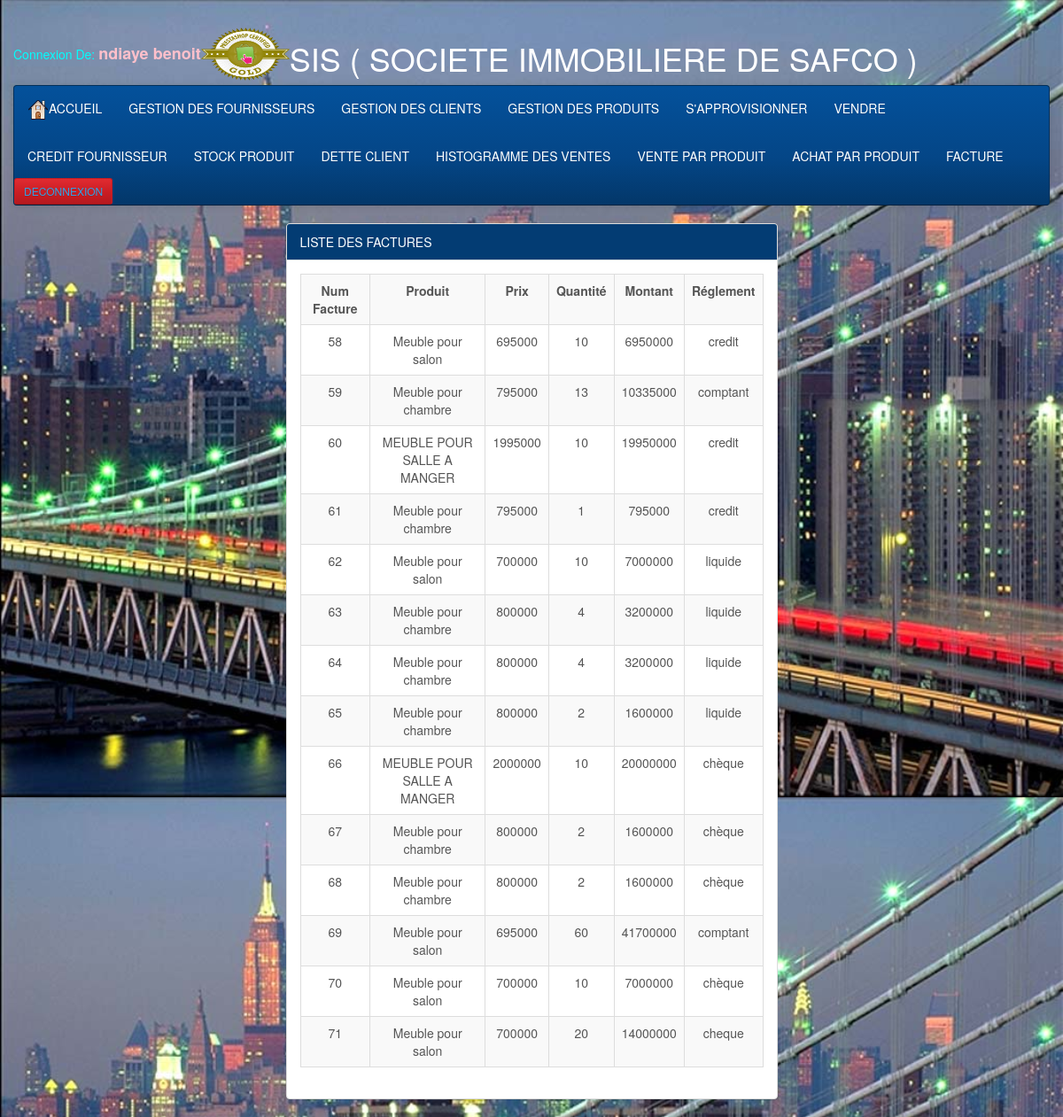
/Views/facture.php, run on the app's committed database.
### tables this page shows
CREATE TABLE IF NOT EXISTS `facture` (
`numFact` int(11) NOT NULL,
  `code` int(11) NOT NULL,
  `pu` int(11) NOT NULL,
  `quantite` int(11) NOT NULL,
  `montant` int(11) NOT NULL,
  `reglement` varchar(50) NOT NULL
);

CREATE TABLE IF NOT EXISTS `produit` (
`code` int(11) NOT NULL,
  `designation` varchar(50) NOT NULL,
  `prix` int(11) NOT NULL,
  `qtstock` int(11) NOT NULL
);

### Model/Achatdao.php (called while the page is built, shortened)
<?php
	function listfacture()
	{
		$sql = "SELECT* FROM facture";
		$connect = getConnection();
		$result = mysqli_query($connect, $sql);
		return $result;
	}
	?>

### Model/Produitdao.php (called while the page is built, shortened)
<?php
	function getproduitbycode($code)
	{
		$sql = "SELECT * FROM produit WHERE code=$code";
		$connect = getConnection();
		$result = mysqli_query($connect, $sql);
		return $result;
	}
?>

### Views/facture.php (the view, shortened to what this page needs)
<!DOCTYPE html>
<html>
<head>
	<link rel="stylesheet" type="text/css" href="style/bootstrap-cerulean.min.css">
	<link rel="stylesheet" type="text/css" href="style/style.css">
</head>
<body>
 <div id="point">
<?php
$f=fopen("tmp.csv","r");
	while($row=fgetcsv($f,1000,";"))
	{
		$l=$row[0]; $p=$row[1];
	}
	?>
</div>
 <div class="container col-lg-12">
<table>
<tr><td><?php echo  "<FONT COLOR='CYAN' > Connexion De: <FONT COLOR='PINK' size='4'  '> <b> ".$l." ".$p; "</FONT></b>"?></td>
<td><img src="img/logo.png" width="100" height="60"></td> <td><h1><FONT COLOR='white' >SIS ( SOCIETE  IMMOBILIERE  DE  SAFCO )</FONT></h1></td>
</tr>
</table>
<nav class="navbar navbar-inverse">
    <div class="nav navbar-nav">
			<li><a href="accueil.php"><img src="img/home.png">ACCUEIL</a></li>
			<li><a href="Lfournisseur.php">GESTION DES FOURNISSEURS</a></li>
			<li><a href="Lclient.php">GESTION DES CLIENTS</a></li>
			<li><a href="Lproduit.php">GESTION DES PRODUITS</a></li>
			<li><a href="achat.php">S'APPROVISIONNER</a></li>
			<li><a href="vente.php">VENDRE</a></li>
    </div>
    <div class="nav navbar-nav">
			<li><a href="creditF.php">CREDIT FOURNISSEUR</a></li>
		    <li><a href="Stock.php">STOCK PRODUIT</a></li>
			<li><a href="creditCli.php"> DETTE CLIENT</a></li>
			<li><a href="Histogramme.php">HISTOGRAMME DES VENTES</a></li>
			<li><a href="venteparprod.php">VENTE PAR PRODUIT</a></li>
			<li><a href="achatparprod.php">ACHAT PAR PRODUIT</a></li>
			<li><a href="facture.php">FACTURE</a></li>
			<li><div class="btn btn-danger btn-sm"><a href="Fdeconnection.php">DECONNEXION</a></div></li>
    </div>
    </nav>
    <div class="container col-md-6 col-md-offset-3 marge">
		<div class="panel panel-info">
			<div class="panel-heading">LISTE DES FACTURES</div>
				<div class="panel-body">
					<table class="table table-bordered table-striped">
						<tr>
							<th class="text text-center">Num Facture</th>
							<th class="text text-center">Produit</th>
							<th class="text text-center">Prix</th>
							<th class="text text-center">Quantité</th>
							<th class="text text-center">Montant</th>
							<th class="text text-center">Réglement</th>
						</tr>
						<?php
							require_once '../Model/Achatdao.php';
							require_once '../Model/Produitdao.php';
							$result = listfacture();
							while ($tab = mysqli_fetch_row($result))
							{
								$produit = getproduitbycode($tab[1]);
								$row = mysqli_fetch_assoc($produit);
								echo "<tr>";
									echo "<td class='text text-center'>$tab[0]</td>";
									echo "<td class='text text-center'>$row[designation]</td>";
									echo "<td class='text text-center'>$tab[2]</td>";
									echo "<td class='text text-center'>$tab[3]</td>";
									echo "<td class='text text-center'>$tab[4]</td>";
									echo "<td class='text text-center'>$tab[5]</td>";
								echo "</tr>";
							}
						?>
					</table>
				</div>
		</div>
	</div>
	</div>
</body>
</html>

### Views/Style/style.css (style rules this page uses)
body { background-image: url('../img/beau.jpg'); background-size: 100%; }
#point { -webkit-animation: mymove3 1s linear 2s ; animation: mymove3 2.5s infinite; width:297px; height:26px; margin-left:27px; display:block; float:left; border:0px solid; border-radius:15px 15px; }

### data on the page
facture: numFact "58", code.designation "Meuble pour salon", pu "695000", quantite "10", montant "6950000", reglement "credit"
facture: numFact "59", code.designation "Meuble pour chambre", pu "795000", quantite "13", montant "10335000", reglement "comptant"
facture: numFact "60", code.designation "MEUBLE POUR SALLE A MANGER", pu "1995000", quantite "10", montant "19950000", reglement "credit"
facture: numFact "61", code.designation "Meuble pour chambre", pu "795000", quantite "1", montant "795000", reglement "credit"
facture: numFact "62", code.designation "Meuble pour salon", pu "700000", quantite "10", montant "7000000", reglement "liquide"
facture: numFact "63", code.designation "Meuble pour chambre", pu "800000", quantite "4", montant "3200000", reglement "liquide"
facture: numFact "64", code.designation "Meuble pour chambre", pu "800000", quantite "4", montant "3200000", reglement "liquide"
facture: numFact "65", code.designation "Meuble pour chambre", pu "800000", quantite "2", montant "1600000", reglement "liquide"
facture: numFact "66", code.designation "MEUBLE POUR SALLE A MANGER", pu "2000000", quantite "10", montant "20000000", reglement "chèque"
facture: numFact "67", code.designation "Meuble pour chambre", pu "800000", quantite "2", montant "1600000", reglement "chèque"
facture: numFact "68", code.designation "Meuble pour chambre", pu "800000", quantite "2", montant "1600000", reglement "chèque"
facture: numFact "69", code.designation "Meuble pour salon", pu "695000", quantite "60", montant "41700000", reglement "comptant"
facture: numFact "70", code.designation "Meuble pour salon", pu "700000", quantite "10", montant "7000000", reglement "chèque"
facture: numFact "71", code.designation "Meuble pour salon", pu "700000", quantite "20", montant "14000000", reglement "cheque"

### other printed values
$l "ndiaye"
$p "benoit"
